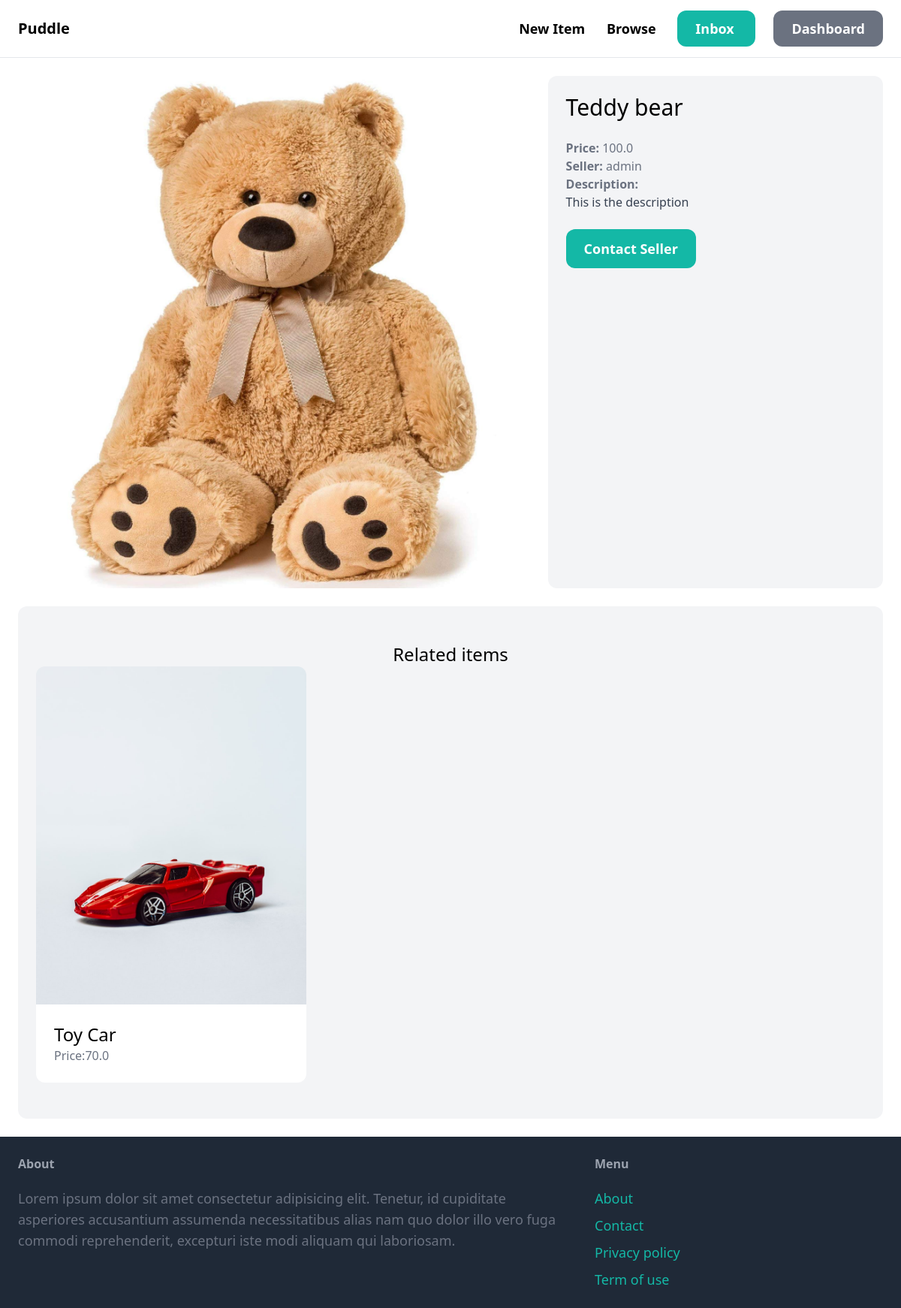
Screenshot of /items/1/ (signed in) with the database file from the repository.
### item/models.py (models this page shows, shortened)
class Item(models.Model):
    category = models.ForeignKey(
        Catagory, related_name='items', on_delete=models.CASCADE)
    name = models.CharField(max_length=255)
    description = models.TextField(blank=True, null=True)
    price = models.FloatField()
    image = models.ImageField(upload_to='item_images', blank=True, null=True)
    is_sold = models.BooleanField(default=False)
    created_by = models.ForeignKey(
        User, related_name='items', on_delete=models.CASCADE)
    created_at = models.DateTimeField(auto_now=True)

### item/views.py (the view)
# urls.py: path('<int:pk>/', views.detail, name='detail'),
def detail(request, pk):
    item = get_object_or_404(Item, pk=pk)
    related_items = Item.objects.filter(
        category=item.category, is_sold=False).exclude(pk=pk)[0:3]
    return render(request, 'item/detail.html', {
        'item': item,
        'related_items': related_items,
    })

### item/templates/item/detail.html
{% extends 'core/base.html' %} {% block title %} {{item.name}} {% endblock %}
{% block content %}
<div class="grid grid-cols-5 gap-6">
  <div class="col-span-3">
    <img src="{{item.image.url}}" alt="" class="rounded-xl" />
  </div>
  <div class="col-span-2 p-6 bg-gray-100 rounded-xl">
    <h1 class="mb-6 text-3xl">{{item.name}}</h1>
    <p class="text-gray-500"><strong>Price: </strong>{{item.price}}</p>
    <p class="text-gray-500">
      <strong>Seller: </strong>{{item.created_by.username}}
    </p>
    {% if item.description %}
    <p class="text-gray-700">
      <strong class="text-gray-500">Description: </strong
      ><br />{{item.description}}
    </p>
    {% endif %}
    <a
      href="#"
      class="inline-block mt-6 px-6 py-3 text-lg font-semibold bg-teal-500 text-white rounded-xl hover:bg-teal-700"
    >
      Contact Seller
    </a>
  </div>
</div>
<div class="mt-6 px-6 py-12 bg-gray-100 rounded-xl">
  <h2 class="mb-13 text-2xl text-center">Related items</h2>
  <div class="grid grid-cols-3 gap-3">
    {% for item in related_items %}
    <div>
      <a href="{% url 'item:detail'  item.id %}">
        <div>
          <img src="{{item.image.url}}" alt="" class="rounded-t-xl" />
        </div>
        <div class="p-6 bg-white rounded-b-xl">
          <h2 class="text-2xl">{{item.name}}</h2>
          <p class="text-gray-500">Price:{{item.price}}</p>
        </div>
      </a>
    </div>
    {% endfor %}
  </div>
</div>
{% endblock %}

### rows the page displays
Item: image (picture), name "Teddy bear", price "100.0", created_by.username "admin", description "This is the description"
Item: image (picture), name "Toy Car", price "70.0"
